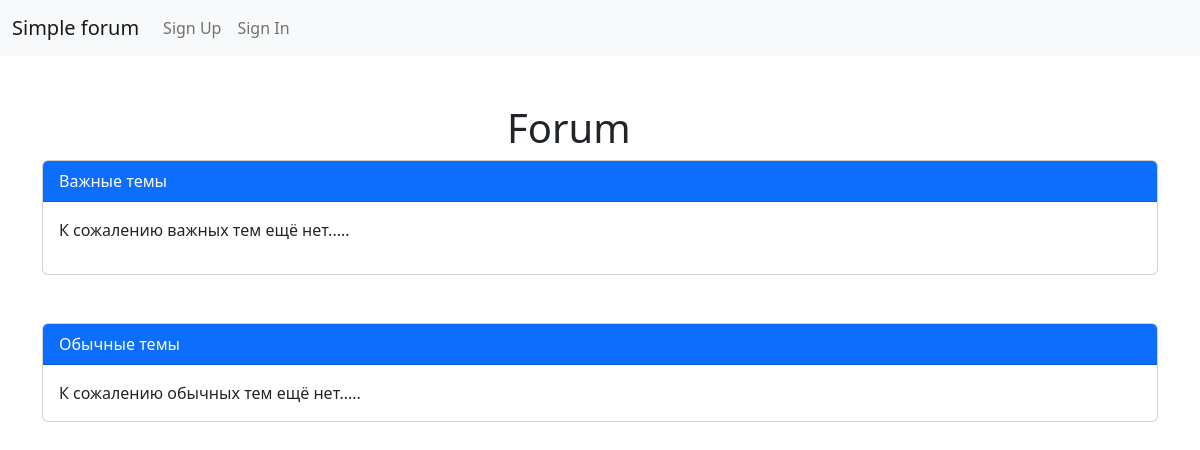
Before: /forum/ with the older database file.
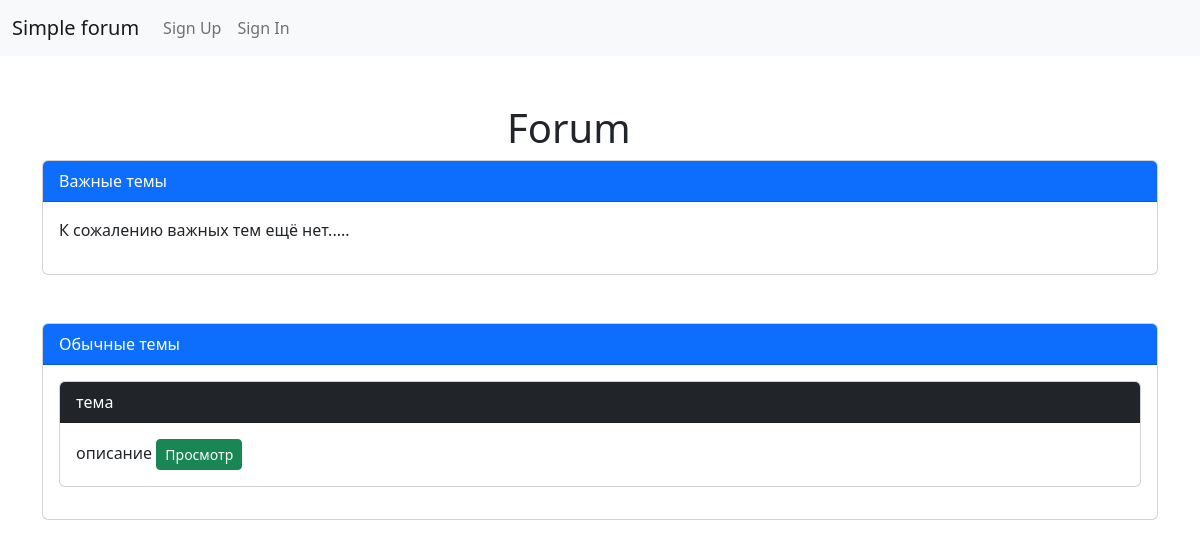
After: the same page with the newer database file.
### themes/models.py (models this page shows, shortened)
class Topic(models.Model):
    title = models.CharField("Тема", max_length=50)
    subsection = models.CharField(
        "Подраздел",
        max_length=20,
        choices=[("important", "Важные темы"), ("common", "Обычные темы")],
        default="common",
    )
    description = models.CharField("Описание", max_length=100)

### themes/views.py (the view)
# urls.py: path('', TopicListView.as_view(), name='forum-index'),
class TopicListView(ListView):
    model = Topic
    template_name = "themes/index.html"  # <app>/<model>_<viewtype>.html
    context_object_name = "topics"
    def get_context_data(self, **kwargs):
        context = super(TopicListView, self).get_context_data(**kwargs)
        context["important_topics"] = Topic.objects.filter(subsection="important")
        context["common_topics"] = Topic.objects.filter(subsection="common")
        return context

### simple_forum/users/context_processors.py (called while the page is built)
def allauth_settings(request):
    return {
        "ACCOUNT_ALLOW_REGISTRATION": settings.ACCOUNT_ALLOW_REGISTRATION,
    }

### themes/templates/themes/index.html (shortened to what this page needs)
{% extends "base.html" %}
{% block content %}
    <div class="col-2 offset-5 mt-5">
            <h1 style="width: 6ch;">Forum</h1>
    </div>
    <div class="card mb-5">
        <div class="card-header text-white bg-primary">
          Важные темы
        </div>
        <div class="card-body">
            {% for topic in important_topics %}
            <div class="card mb-3">
                <div class="card-header text-white bg-dark">
                    {{topic.title}}
                </div>
                <div class="card-body">
                    {{topic.description}}
                    <a href="{% url 'topic-detail' topic.id %}" class="btn btn-success btn-sm">Просмотр</a>
                </div>
            </div>
            {% empty%}
                <p>К сожалению важных тем ещё нет.....</p>
            {% endfor %}
        </div>
    </div>
    <div class="card">
        <div class="card-header text-white bg-primary">
          Обычные темы
        </div>
        <div class="card-body">
            {% for topic in common_topics %}
            <div class="card mb-3">
                <div class="card-header text-white bg-dark">
                    {{topic.title}}
                </div>
                <div class="card-body">
                    {{topic.description}}
                    <a href="{% url 'topic-detail' topic.id %}" class="btn btn-success btn-sm">Просмотр</a>
                </div>
            </div>
            {% empty%}
                К сожалению обычных тем ещё нет.....
            {% endfor %}
        </div>
    </div>
{% endblock content %}

Changed rows visible on the page:
added Topic: title "тема", description "описание"
Other visible differences:
text no longer shown: "К сожалению обычных тем ещё нет....."
